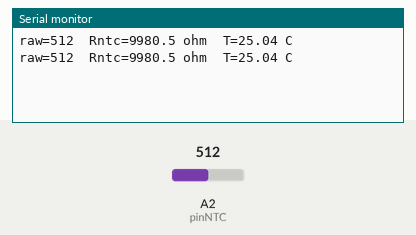
The sketch below on a simulated Arduino Uno, built with avr-gcc and run on an emulated ATmega328P. Shown: the last lines printed to the serial monitor. The test bench sets the inputs (shaded band); at power-on: A2 (pinNTC) = 512.

Above: at 1.8 s.
1.9 s: A2 (pinNTC) set to 716
At 2.7 s:
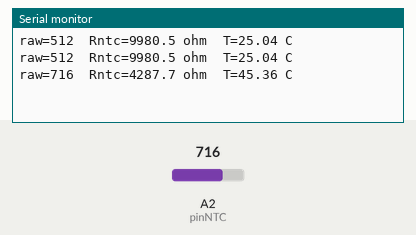
3.4 s: A2 (pinNTC) set to 900
At 4.3 s:
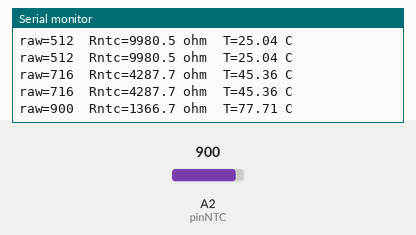
Timing chart, 0 to 6.4 s (numbered marks = the images above; inputs shaded):
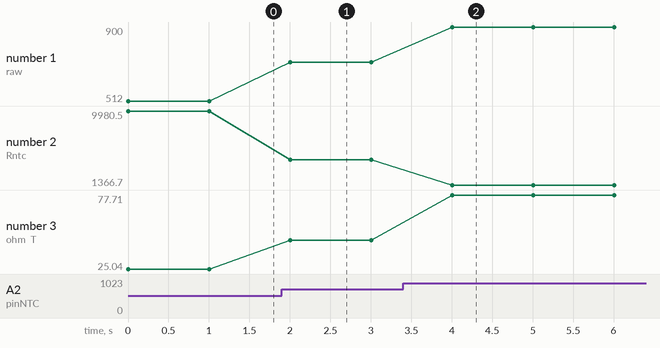

Measured:
- after the input at 1.9 s, the serial monitor: prints a new line after 0.10 s (image 1)
- after the input at 3.4 s, the serial monitor: prints a new line after 0.61 s (image 2)
- plotted number 1: 512 → 716 after the input at 1.9 s, 716 → 900 after the input at 3.4 s
- plotted number 2: 9980.5 → 4287.7 after the input at 1.9 s, 4287.7 → 1366.7 after the input at 3.4 s
- plotted number 3: 25.04 → 45.36 after the input at 1.9 s, 45.36 → 77.71 after the input at 3.4 s

The sketch:

ArduinoTesteTemperatura.ino
```cpp
const int pinNTC = A2;     // pino (A2)
const float R_FIXED = 10000.0; // resistor fixo 10k
const float BETA = 3950.0;     // valor típico MF58
const float R0 = 10000.0;      // resistência do NTC a 25°C
const float T0 = 25.0 + 273.15; // 25°C em Kelvin

void setup() {
  Serial.begin(9600);
}

void loop() {
  int raw = analogRead(pinNTC);
  float Vout = raw * 5.0 / 1023.0;
  // proteção contra divisão por zero
  if (Vout <= 0.0001) Vout = 0.0001;
  float Rntc = R_FIXED * (5.0 / Vout - 1.0);
  // fórmula Beta
  float tempK = 1.0 / (1.0/T0 + (1.0/BETA) * log(Rntc / R0));
  float tempC = tempK - 273.15;

  Serial.print("raw=");
  Serial.print(raw);
  Serial.print("  Rntc=");
  Serial.print(Rntc, 1);
  Serial.print(" ohm  T=");
  Serial.print(tempC, 2);
  Serial.println(" C");
  delay(1000);
}
```
